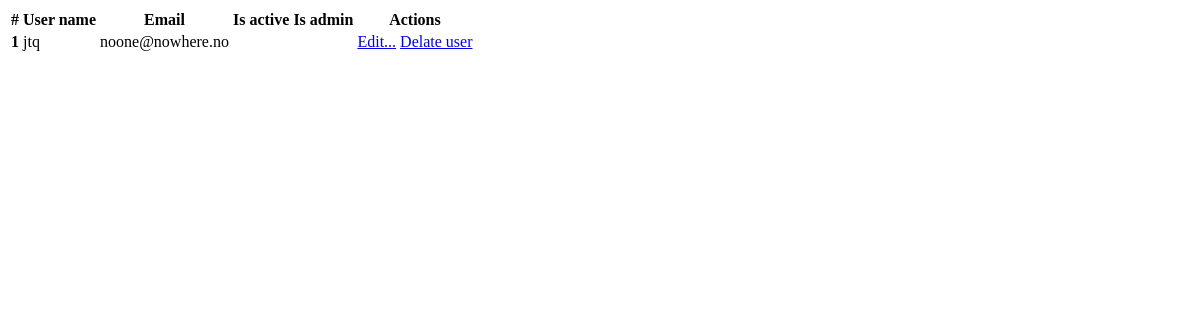
/users, run on an earlier commit of the app's database.
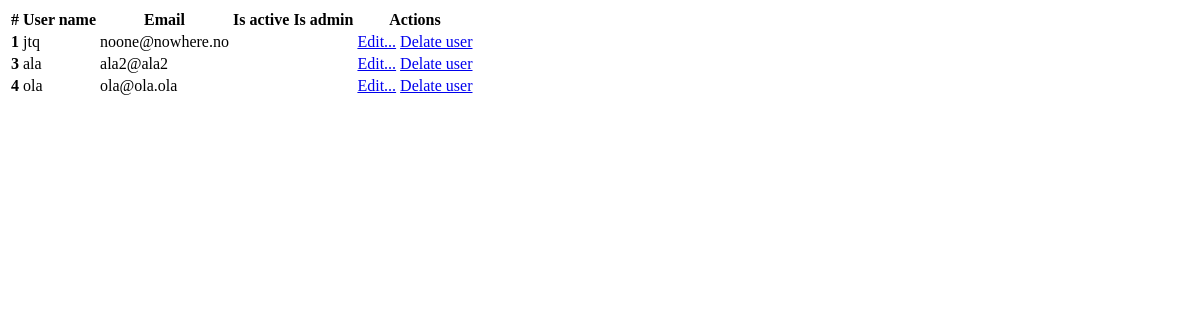
And on a later commit of the database.
### tables this page shows
CREATE TABLE users (id integer primary key autoincrement, name varchar(100) not null unique, email varchar(100) not null unique, password test, is_active booolen not null default 0, is_admin boolean not null default 0);

### app.py (the view)
@app.route('/users')
def users():
    db = get_db()
    sql_command = 'select id, name, email, is_admin, is_active from users;'
    cur = db.execute(sql_command)
    users=cur.fetchall()
    return render_template('users.html', active_menu='users', users=users)

### app.py (called while the page is built)
def get_db():
    if not hasattr(g, 'sqlite_db'):
        conn = sqlite3.connect(app_info['db_file'])
        conn.row_factory = sqlite3.Row
        g.sqlite_db = conn
    return g.sqlite_db

### Templates/users.html (shortened to what this page needs)
<div >
 <table >
 <thead>
 <tr>
 <th >#</th>
 <th >User name</th>
 <th >Email</th>
 <th >Is active</th>
 <th >Is admin</th>
 <th >Actions</th>
 </tr>
 </thead>
 <tbody>
 {% for user in users %}
 <tr>
 <th scope="row">{{ user.id }}</th>
 <td>{{ user.name }}</td>
 <td>{{ user.email }}</td>
 <td> </td>
 <td> </td>
 <td>
 <a href="{{ url_for('edit_user', user_name=user.name) }}"
  role="button">Edit...</a>
  <a href="{{ url_for('delete_user', user_name=user.name) }}" role="button">Delate user</a>
 </td>
 </tr>
 {%endfor%}
 </tbody>
 </table>
</div>

What changed in the data, as far as the page shows it:
added users: id "3", name "ala", email "ala2@ala2"
added users: id "4", name "ola", email "ola@ola.ola"
